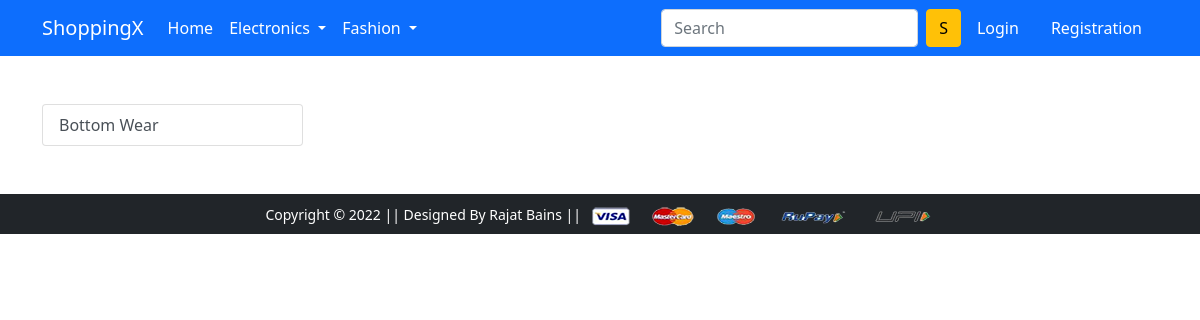
The app's page /bottomwear/, older data.
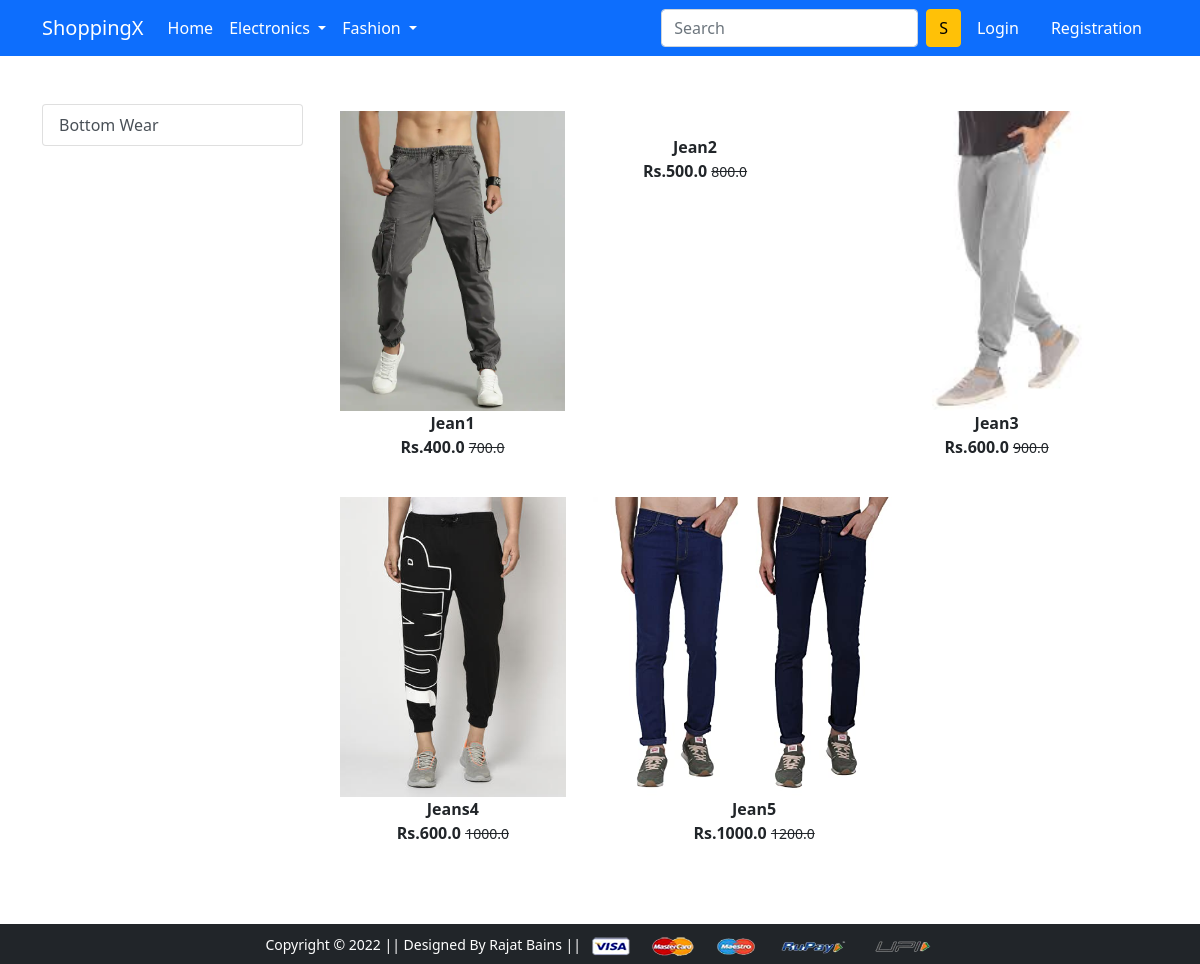
The same page, newer data.
### app/models.py (models this page shows, shortened)
class Product(models.Model):
    title = models.CharField(max_length=100)
    selling_price = models.FloatField()
    discounted_price = models.FloatField()
    description = models.TextField()
    brand = models.CharField(max_length=100)
    category = models.CharField(choices=CATEGORY_CHOICES, max_length=2)
    product_image = models.ImageField(upload_to="productimg")

### app/views.py (the view)
# urls.py: path("bottomwear/", views.bottomwear, name="bottomwear"),
def bottomwear(request):
    bottomwears = Product.objects.filter(category="BW")
    return render(request, "app/bottomwear.html", {"bottomwears": bottomwears})

### app/templates/app/bottomwear.html (shortened to what this page needs)
{% extends 'app/base.html' %}
{%load static%}
{%block main-content%}
<div class="container my-5">
    <div class="row">
        <div class="col-sm-3">
            <div class="list-group">
                <a href="{% url 'bottomwear' %}" class="list-group-item list-group-item-action" aria-current="true">Bottom Wear
                </a>
            </div>
        </div>
        <div class="col-sm-8">
            <div class="row">
                {% for product in bottomwears %}
                <div class="col-sm-4 text-center mb-4">
                    <a href="{% url 'product-detail' product.id %}" class="btn">
                        <div class="item">
                            <img src="{{product.product_image.url}}" alt="" height="300" class="">
                            <div class="fw-bold">{{product.title}}</div>
                            <div class="fw-bold">Rs.{{product.discounted_price}}
                                <small class="fw-light text-decoration-line-through">
                                    {{product.selling_price}}</small>
                            </div>
                        </div>
                    </a>
                </div>
                {% endfor %}
            </div>
        </div>
    </div>
</div>
{% endblock main-content %}

Row changes from the older to the newer data that the page shows:
added Product: product_image (picture), title "Jean1", discounted_price "400.0", selling_price "700.0"
added Product: title "Jean2", discounted_price "500.0", selling_price "800.0"
added Product: product_image (picture), title "Jean3", discounted_price "600.0", selling_price "900.0"
added Product: product_image (picture), title "Jeans4", discounted_price "600.0", selling_price "1000.0"
added Product: product_image (picture), title "Jean5", discounted_price "1000.0", selling_price "1200.0"
